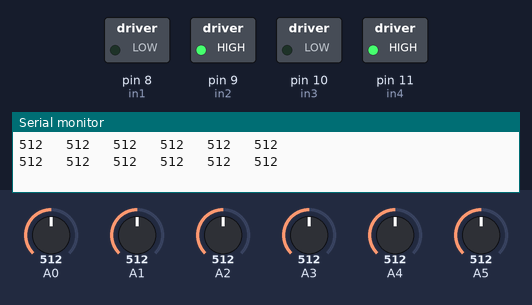
Bench run of a sketch on a simulated Arduino Uno, built with avr-gcc and run on an emulated ATmega328P. Shown: switched loads named in the sketch (green lamp = pin HIGH), the last lines printed to the serial monitor. Dashed ring = blinking. Inputs (shaded band) come from the test bench; at power-on: A3 = 512, A0 = 512, A1 = 512, A2 = 512, A4 = 512, A5 = 512. Pins used as bus, display or sensor lines are not drawn.

Above: at 1.7 s.
1.8 s: A3 set to 110
5.3 s: A3 set to 92
At 6.7 s:
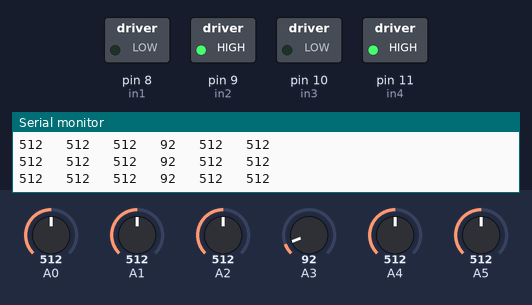
7.0 s: A3 set to 306
At 7.9 s:
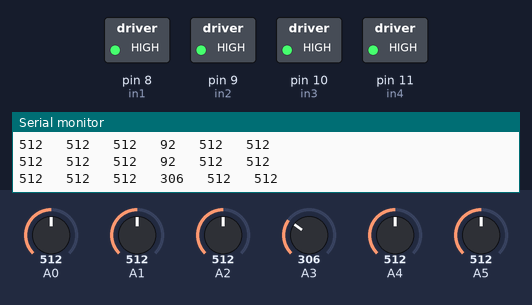
11.1 s: A3 set to 90
At 11.9 s:
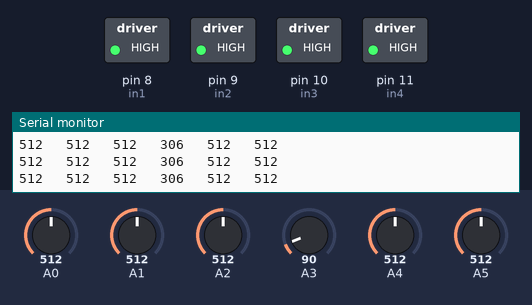
Timing chart, 0 to 14.0 s (numbered marks = the images above; inputs shaded):
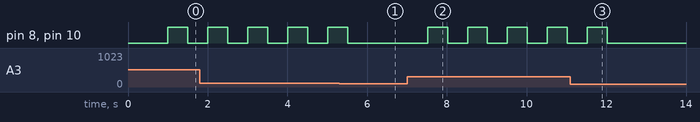

Measured:
- the behaviour switches between 101 and 100 on A3 (found by bisection; images 0 and 1)
- after the input at 5.3 s, pin 8 (in1), pin 10 (in3): goes on until 5.5 s, then stays LOW
- after the input at 7.0 s, pin 8 (in1), pin 10 (in3): alternates HIGH for 0.50 s and LOW for 0.50 s, starting after 0.52 s
- after the input at 11.1 s, pin 8 (in1), pin 10 (in3): goes on until 12.0 s, then stays LOW
- by itself, pin 8 (in1), pin 10 (in3): alternates HIGH for 0.50 s and LOW for 0.50 s

The sketch:

ROBOT.ino
```cpp
#define THRESHOLD 100

unsigned int sensorValues[6];

int flag;
int in1=8;
int in2=9;
int in3=10;
int in4=11;
int en1=0;
int en2=1;
int Rspeed;
int Lspeed;

void setup()
{
	delay(500);
	pinMode(A0,INPUT);
	pinMode(A1,INPUT);
	pinMode(A2,INPUT);
	pinMode(A3,INPUT);
	pinMode(A4,INPUT);
	pinMode(A5,INPUT);

	pinMode(in1, OUTPUT);
	pinMode(in2, OUTPUT);
	pinMode(in3, OUTPUT);
	pinMode(in4, OUTPUT);
	pinMode(en1, OUTPUT);
	pinMode(en2, OUTPUT);


	Move('F',0,0);

	    // turn off Arduino's LED to indicate we are through with calibration
Serial.begin(115200); // Open serial monitor at 115200 baud to see ping results.


}

void sensorRead(){
	sensorValues[0]=analogRead(A0);
	sensorValues[1]=analogRead(A1);
	sensorValues[2]=analogRead(A2);
	sensorValues[3]=analogRead(A3);
	sensorValues[4]=analogRead(A4);
	sensorValues[5]=analogRead(A5);


        Serial.print(sensorValues[0]);
        Serial.print("   ");
        Serial.print(sensorValues[1]);
        Serial.print("   ");
        Serial.print(sensorValues[2]);
        Serial.print("   ");
        Serial.print(sensorValues[3]);
        Serial.print("   ");
        Serial.print(sensorValues[4]);
        Serial.print("   ");
        Serial.print(sensorValues[5]);
        Serial.println();
     delay(500);
}

void Linefollow()
{

        while(sensorValues[3]<THRESHOLD&&sensorValues[4]<THRESHOLD&&sensorValues[5]){
          if(flag==1)
          {
          	Lspeed=0;
                Rspeed=200;

          }
          else
          {
	        Lspeed=200;
                Rspeed=0;

          }
           Move('F',Rspeed,Lspeed);
            sensorRead();


        }
        while(sensorValues[3]>THRESHOLD&&sensorValues[4]>THRESHOLD&&sensorValues[5]){
          if(flag==1)
          {
          	Lspeed=0;
                Rspeed=0;

          }
          else
          {
	        Lspeed=0;
                Rspeed=0;

          }
          // Move('F',Rspeed,Lspeed);
           Move('B',Rspeed,Lspeed);
           delay(500);
           Move('L',150,0);
            sensorRead();


        }
	if(sensorValues[5]>THRESHOLD){
		Lspeed=180;
                Rspeed=200;
                flag=1;
	}
	if(sensorValues[4]>THRESHOLD){
		Lspeed=200;
                Rspeed=200;
                flag=1;
	}
	if(sensorValues[3]>THRESHOLD){
		Lspeed=180;
                Rspeed=200;
                flag=0;
	}


	Move('F',Rspeed,Lspeed);

}


void loop()
{
 sensorRead();
Linefollow();
}


void Move(char dir,int Rspeed,int Lspeed)
{

if(dir=='F')
{
  digitalWrite(in1,LOW);
  digitalWrite(in2,HIGH);
  digitalWrite(in3,LOW);
  digitalWrite(in4,HIGH);

  analogWrite(en1,Rspeed);
  analogWrite(en2,Lspeed);


}
if(dir=='B')
{
  digitalWrite(in1,HIGH);
  digitalWrite(in2,HIGH);
  digitalWrite(in3,HIGH);
  digitalWrite(in4,HIGH);

  analogWrite(en1,Rspeed);
  analogWrite(en2,Lspeed);


}
if(dir=='L')
{
  digitalWrite(in1,LOW);
  digitalWrite(in2,HIGH);
  digitalWrite(in3,LOW);
  digitalWrite(in4,HIGH);

  analogWrite(en1,Rspeed);
  analogWrite(en2,Lspeed);


}


}
```
